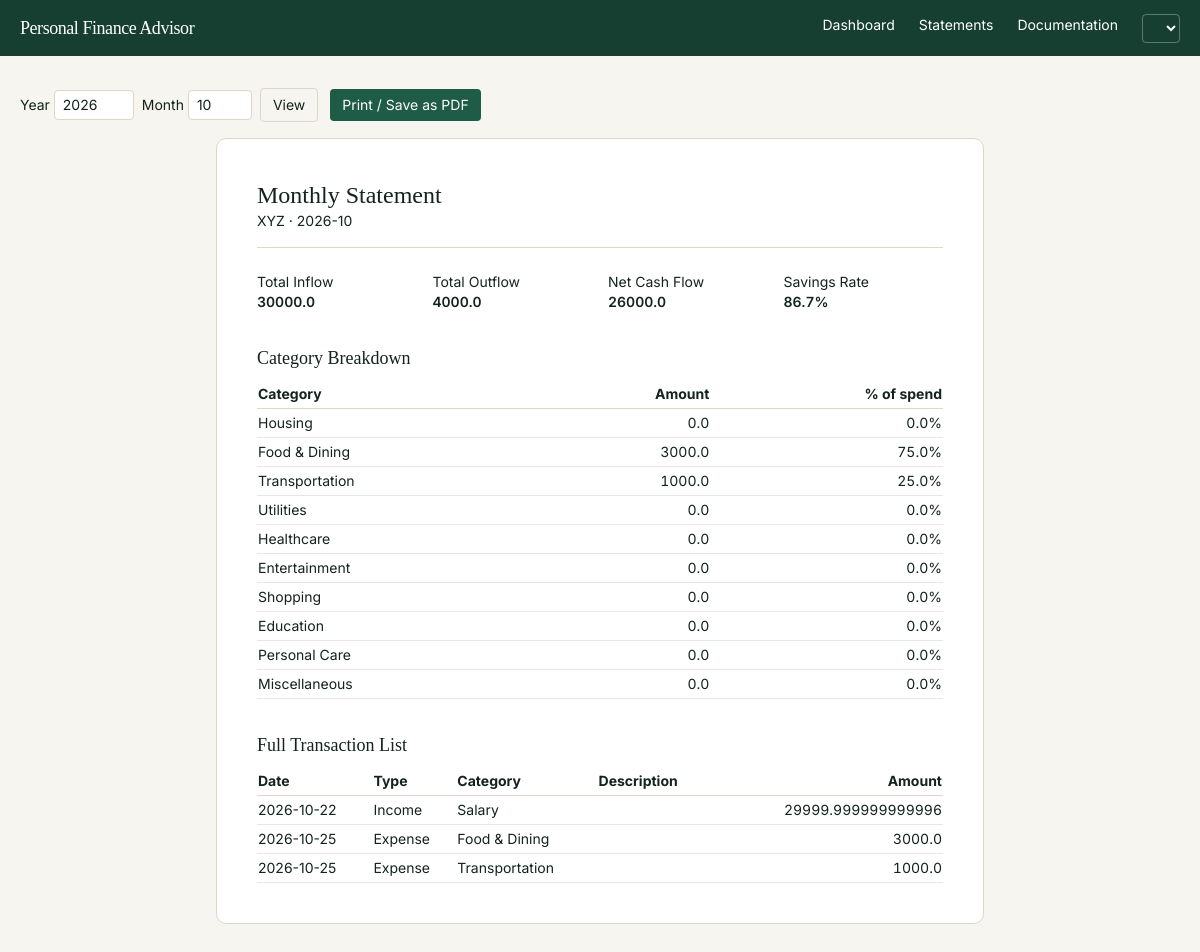
/statements, run on the app's committed database.
### app/models/user.py (models this page shows, shortened)
class User(db.Model):
    __tablename__ = "users"
    id = db.Column(db.Integer, primary_key=True)
    name = db.Column(db.String(120), nullable=False, default="Alex Mercer")
    email = db.Column(db.String(200), unique=True, nullable=False)
    currency = db.Column(db.String(3), nullable=False, default="INR")
    monthly_spending_cap = db.Column(db.Float, nullable=False, default=3000.0)
    created_at = db.Column(db.DateTime, default=datetime.utcnow)
    incomes = db.relationship("Income", backref="user", cascade="all, delete-orphan")
    expenses = db.relationship("Expense", backref="user", cascade="all, delete-orphan")
    envelopes = db.relationship("CategoryEnvelope", backref="user", cascade="all, delete-orphan")
    goals = db.relationship("SavingsGoal", backref="user", cascade="all, delete-orphan")
    chat_messages = db.relationship("ChatMessage", backref="user", cascade="all, delete-orphan")

### app/models/expense.py (models this page shows)
class Expense(db.Model):
    __tablename__ = "expenses"
    id = db.Column(db.Integer, primary_key=True)
    user_id = db.Column(db.Integer, db.ForeignKey("users.id"), nullable=False)
    amount = db.Column(db.Float, nullable=False)
    category = db.Column(db.String(50), nullable=False)
    description = db.Column(db.String(255), default="")
    date = db.Column(db.Date, nullable=False, default=date.today)
    created_at = db.Column(db.DateTime, default=datetime.utcnow)
    def to_dict(self):
        return {
            "id": self.id,
            "amount": self.amount,
            "category": self.category,
            "description": self.description,
            "date": self.date.isoformat(),
        }

### app/models/income.py (models this page shows)
class Income(db.Model):
    __tablename__ = "incomes"
    id = db.Column(db.Integer, primary_key=True)
    user_id = db.Column(db.Integer, db.ForeignKey("users.id"), nullable=False)
    amount = db.Column(db.Float, nullable=False)
    category = db.Column(db.String(50), nullable=False)
    description = db.Column(db.String(255), default="")
    date = db.Column(db.Date, nullable=False, default=date.today)
    created_at = db.Column(db.DateTime, default=datetime.utcnow)
    def to_dict(self):
        return {
            "id": self.id,
            "amount": self.amount,
            "category": self.category,
            "description": self.description,
            "date": self.date.isoformat(),
        }

### app/routes/statements.py (the view)
@statements_bp.route("/statements")
def statements():
    user = current_user()
    year = request.args.get("year", type=int) or date.today().year
    month = request.args.get("month", type=int) or date.today().month
    totals = finance_service.get_totals(user.id, year, month)
    breakdown = finance_service.category_breakdown(user.id, year, month)
    start, end = finance_service.month_bounds(year, month)
    incomes = Income.query.filter(
        Income.user_id == user.id, Income.date >= start, Income.date < end
    ).order_by(Income.date.asc()).all()
    expenses = Expense.query.filter(
        Expense.user_id == user.id, Expense.date >= start, Expense.date < end
    ).order_by(Expense.date.asc()).all()
    transactions = sorted(
        [{**i.to_dict(), "type": "Income"} for i in incomes]
        + [{**e.to_dict(), "type": "Expense"} for e in expenses],
        key=lambda x: x["date"],
    )
    return render_template(
        "statement.html",
        user=user, year=year, month=month, totals=totals,
        breakdown=breakdown, transactions=transactions,
    )

### app/routes/dashboard.py (called while the page is built)
def current_user() -> User:
    return User.query.get(current_app.config["DEMO_USER_ID"])

### app/services/finance_service.py (called while the page is built)
def month_bounds(year: int, month: int):
    start = date(year, month, 1)
    if month == 12:
        end = date(year + 1, 1, 1)
    else:
        end = date(year, month + 1, 1)
    return start, end

def savings_rate_pct(total_inflow: float, total_outflow: float) -> float:
    if total_inflow <= 0:
        return 0.0
    return round(((total_inflow - total_outflow) / total_inflow) * 100, 1)

def category_breakdown(user_id: int, year: int = None, month: int = None):
    today = date.today()
    year = year or today.year
    month = month or today.month
    start, end = month_bounds(year, month)
    expenses = Expense.query.filter(
        Expense.user_id == user_id, Expense.date >= start, Expense.date < end
    ).all()
    totals = defaultdict(float)
    for e in expenses:
        totals[e.category] += e.amount
    grand_total = sum(totals.values()) or 1.0
    breakdown = []
    for cat in EXPENSE_CATEGORIES:
        amt = round(totals.get(cat, 0.0), 2)
        pct = round((amt / grand_total) * 100, 1) if grand_total else 0.0
        breakdown.append({"category": cat, "amount": amt, "pct": pct})
    return breakdown

### app/templates/statement.html (shortened to what this page needs)
{% extends "base.html" %}
{% block content %}
<div class="no-print mb-4 flex items-center gap-3 text-sm">
  <form method="get" class="flex gap-2 items-center">
    <label>Year <input type="number" name="year" value="{{ year }}" class="border border-[var(--line)] rounded px-2 py-1 w-20"></label>
    <label>Month <input type="number" name="month" min="1" max="12" value="{{ month }}" class="border border-[var(--line)] rounded px-2 py-1 w-16"></label>
    <button class="px-3 py-1.5 rounded border border-[var(--line)]">View</button>
  </form>
  <button onclick="window.print()" class="px-3 py-1.5 rounded bg-[var(--forest)] text-white">Print / Save as PDF</button>
</div>
<div class="card p-10 bg-white max-w-3xl mx-auto" id="printArea">
  <header class="border-b border-[var(--line)] pb-4 mb-6">
    <h1 class="font-display text-2xl">Monthly Statement</h1>
    <p class="text-sm text-[var(--ink)]/60">{{ user.name }} · {{ year }}-{{ '%02d'|format(month) }}</p>
  </header>
  <section class="grid grid-cols-4 gap-4 mb-8 text-sm">
    <div><p class="text-[var(--ink)]/50">Total Inflow</p><p class="figure font-semibold">{{ totals.total_inflow }}</p></div>
    <div><p class="text-[var(--ink)]/50">Total Outflow</p><p class="figure font-semibold">{{ totals.total_outflow }}</p></div>
    <div><p class="text-[var(--ink)]/50">Net Cash Flow</p><p class="figure font-semibold">{{ totals.net_cash_flow }}</p></div>
    <div><p class="text-[var(--ink)]/50">Savings Rate</p><p class="figure font-semibold">{{ totals.savings_rate }}%</p></div>
  </section>
  <section class="mb-8">
    <h2 class="font-display text-lg mb-2">Category Breakdown</h2>
    <table class="w-full text-sm">
      <thead><tr class="text-left border-b border-[var(--line)]"><th class="py-1">Category</th><th class="text-right">Amount</th><th class="text-right">% of spend</th></tr></thead>
      <tbody>
        {% for row in breakdown %}
        <tr class="border-b border-[var(--line)]/50">
          <td class="py-1">{{ row.category }}</td>
          <td class="text-right figure">{{ row.amount }}</td>
          <td class="text-right figure">{{ row.pct }}%</td>
        </tr>
        {% endfor %}
      </tbody>
    </table>
  </section>
  <section>
    <h2 class="font-display text-lg mb-2">Full Transaction List</h2>
    <table class="w-full text-sm">
      <thead><tr class="text-left border-b border-[var(--line)]"><th class="py-1">Date</th><th>Type</th><th>Category</th><th>Description</th><th class="text-right">Amount</th></tr></thead>
      <tbody>
        {% for t in transactions %}
        <tr class="border-b border-[var(--line)]/50">
          <td class="py-1">{{ t.date }}</td>
          <td>{{ t.type }}</td>
          <td>{{ t.category }}</td>
          <td>{{ t.description }}</td>
          <td class="text-right figure">{{ t.amount }}</td>
        </tr>
        {% endfor %}
      </tbody>
    </table>
  </section>
</div>
{% endblock %}

### app/templates/base.html (shortened to what this page needs)
<!DOCTYPE html>
<html lang="en">
<head>
<script src="https://cdn.tailwindcss.com"></script>
</head>
<body class="min-h-screen">
<nav class="no-print sticky top-0 z-40 bg-[var(--forest-dark)] text-white">
  <div class="max-w-7xl mx-auto px-5 flex items-center justify-between h-14">
    <a href="/" class="font-display text-lg tracking-tight">Personal Finance Advisor</a>
    <div class="flex gap-6 text-sm items-center">
      <a href="/" class="nav-link pb-1">Dashboard</a>
      <a href="/statements" class="nav-link pb-1">Statements</a>
      <a href="/viva" class="nav-link pb-1">Documentation</a>
      <select id="currencySelect" class="bg-transparent border border-white/30 rounded px-2 py-1 text-sm"></select>
    </div>
  </div>
</nav>
<main class="max-w-7xl mx-auto px-5 py-8">
  {% block content %}{% endblock %}
</main>
</body>
</html>

### app/templates/base.html (style rules this page uses)
:root { --ink: #14231c; --paper: #f7f5ef; --paper-raised: #ffffff; --forest: #1f5c47; --forest-dark: #163f31; --amber: #a8631a; --red: #a3312a; --line: #ddd7c8; }
body { background: var(--paper); color: var(--ink); font-family: 'Inter', sans-serif; }
.font-display { font-family: 'Source Serif 4', serif; }
.figure { font-variant-numeric: tabular-nums; }
.card { background: var(--paper-raised); border: 1px solid var(--line); border-radius: 10px; }
.nav-link { border-bottom: 2px solid transparent; }

### data on the page
User: name "XYZ"
Expense: category "Food & Dining", amount "3000.0", pct "75.0", date "2026-10-25", type "Expense"
Expense: category "Transportation", amount "1000.0", pct "25.0", date "2026-10-25", type "Expense"
Income: date "2026-10-22", type "Income", category "Salary", amount "29999.999999999996"

### other printed values
{{ year }} "2026"
{{ '%02d'|format(month) }} "10"
{{ totals.total_inflow }} "30000.0"
{{ totals.total_outflow }} "4000.0"
{{ totals.net_cash_flow }} "26000.0"
{{ totals.savings_rate }} "86.7"
{{ row.category }} "Housing" "Utilities" "Healthcare" "Entertainment" "Shopping" "Education" "Personal Care" "Miscellaneous"
{{ row.amount }} "0.0" "0.0" "0.0" "0.0" "0.0" "0.0" "0.0" "0.0"
{{ row.pct }} "0.0" "0.0" "0.0" "0.0" "0.0" "0.0" "0.0" "0.0"
